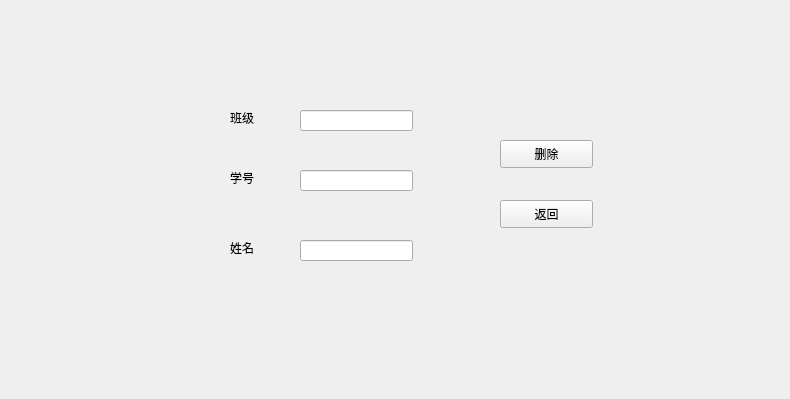
<?xml version="1.0" encoding="UTF-8"?>
<ui version="4.0">
 <class>deleteWidget</class>
 <widget class="QWidget" name="deleteWidget">
  <property name="geometry">
   <rect>
    <x>0</x>
    <y>0</y>
    <width>790</width>
    <height>399</height>
   </rect>
  </property>
  <property name="windowTitle">
   <string>Form</string>
  </property>
  <widget class="QPushButton" name="returnButton">
   <property name="geometry">
    <rect>
     <x>500</x>
     <y>200</y>
     <width>93</width>
     <height>28</height>
    </rect>
   </property>
   <property name="text">
    <string>返回</string>
   </property>
  </widget>
  <widget class="QPushButton" name="deleteButton">
   <property name="geometry">
    <rect>
     <x>500</x>
     <y>140</y>
     <width>93</width>
     <height>28</height>
    </rect>
   </property>
   <property name="text">
    <string>删除</string>
   </property>
  </widget>
  <widget class="QLabel" name="label">
   <property name="geometry">
    <rect>
     <x>230</x>
     <y>110</y>
     <width>72</width>
     <height>15</height>
    </rect>
   </property>
   <property name="text">
    <string>班级</string>
   </property>
  </widget>
  <widget class="QLabel" name="label_2">
   <property name="geometry">
    <rect>
     <x>230</x>
     <y>170</y>
     <width>72</width>
     <height>15</height>
    </rect>
   </property>
   <property name="text">
    <string>学号</string>
   </property>
  </widget>
  <widget class="QLabel" name="label_3">
   <property name="geometry">
    <rect>
     <x>230</x>
     <y>240</y>
     <width>72</width>
     <height>15</height>
    </rect>
   </property>
   <property name="text">
    <string>姓名</string>
   </property>
  </widget>
  <widget class="QLineEdit" name="classidlineEdit">
   <property name="geometry">
    <rect>
     <x>300</x>
     <y>110</y>
     <width>113</width>
     <height>21</height>
    </rect>
   </property>
  </widget>
  <widget class="QLineEdit" name="idlineEdit">
   <property name="geometry">
    <rect>
     <x>300</x>
     <y>170</y>
     <width>113</width>
     <height>21</height>
    </rect>
   </property>
  </widget>
  <widget class="QLineEdit" name="namelineEdit">
   <property name="geometry">
    <rect>
     <x>300</x>
     <y>240</y>
     <width>113</width>
     <height>21</height>
    </rect>
   </property>
  </widget>
 </widget>
 <resources/>
 <connections/>
</ui>
